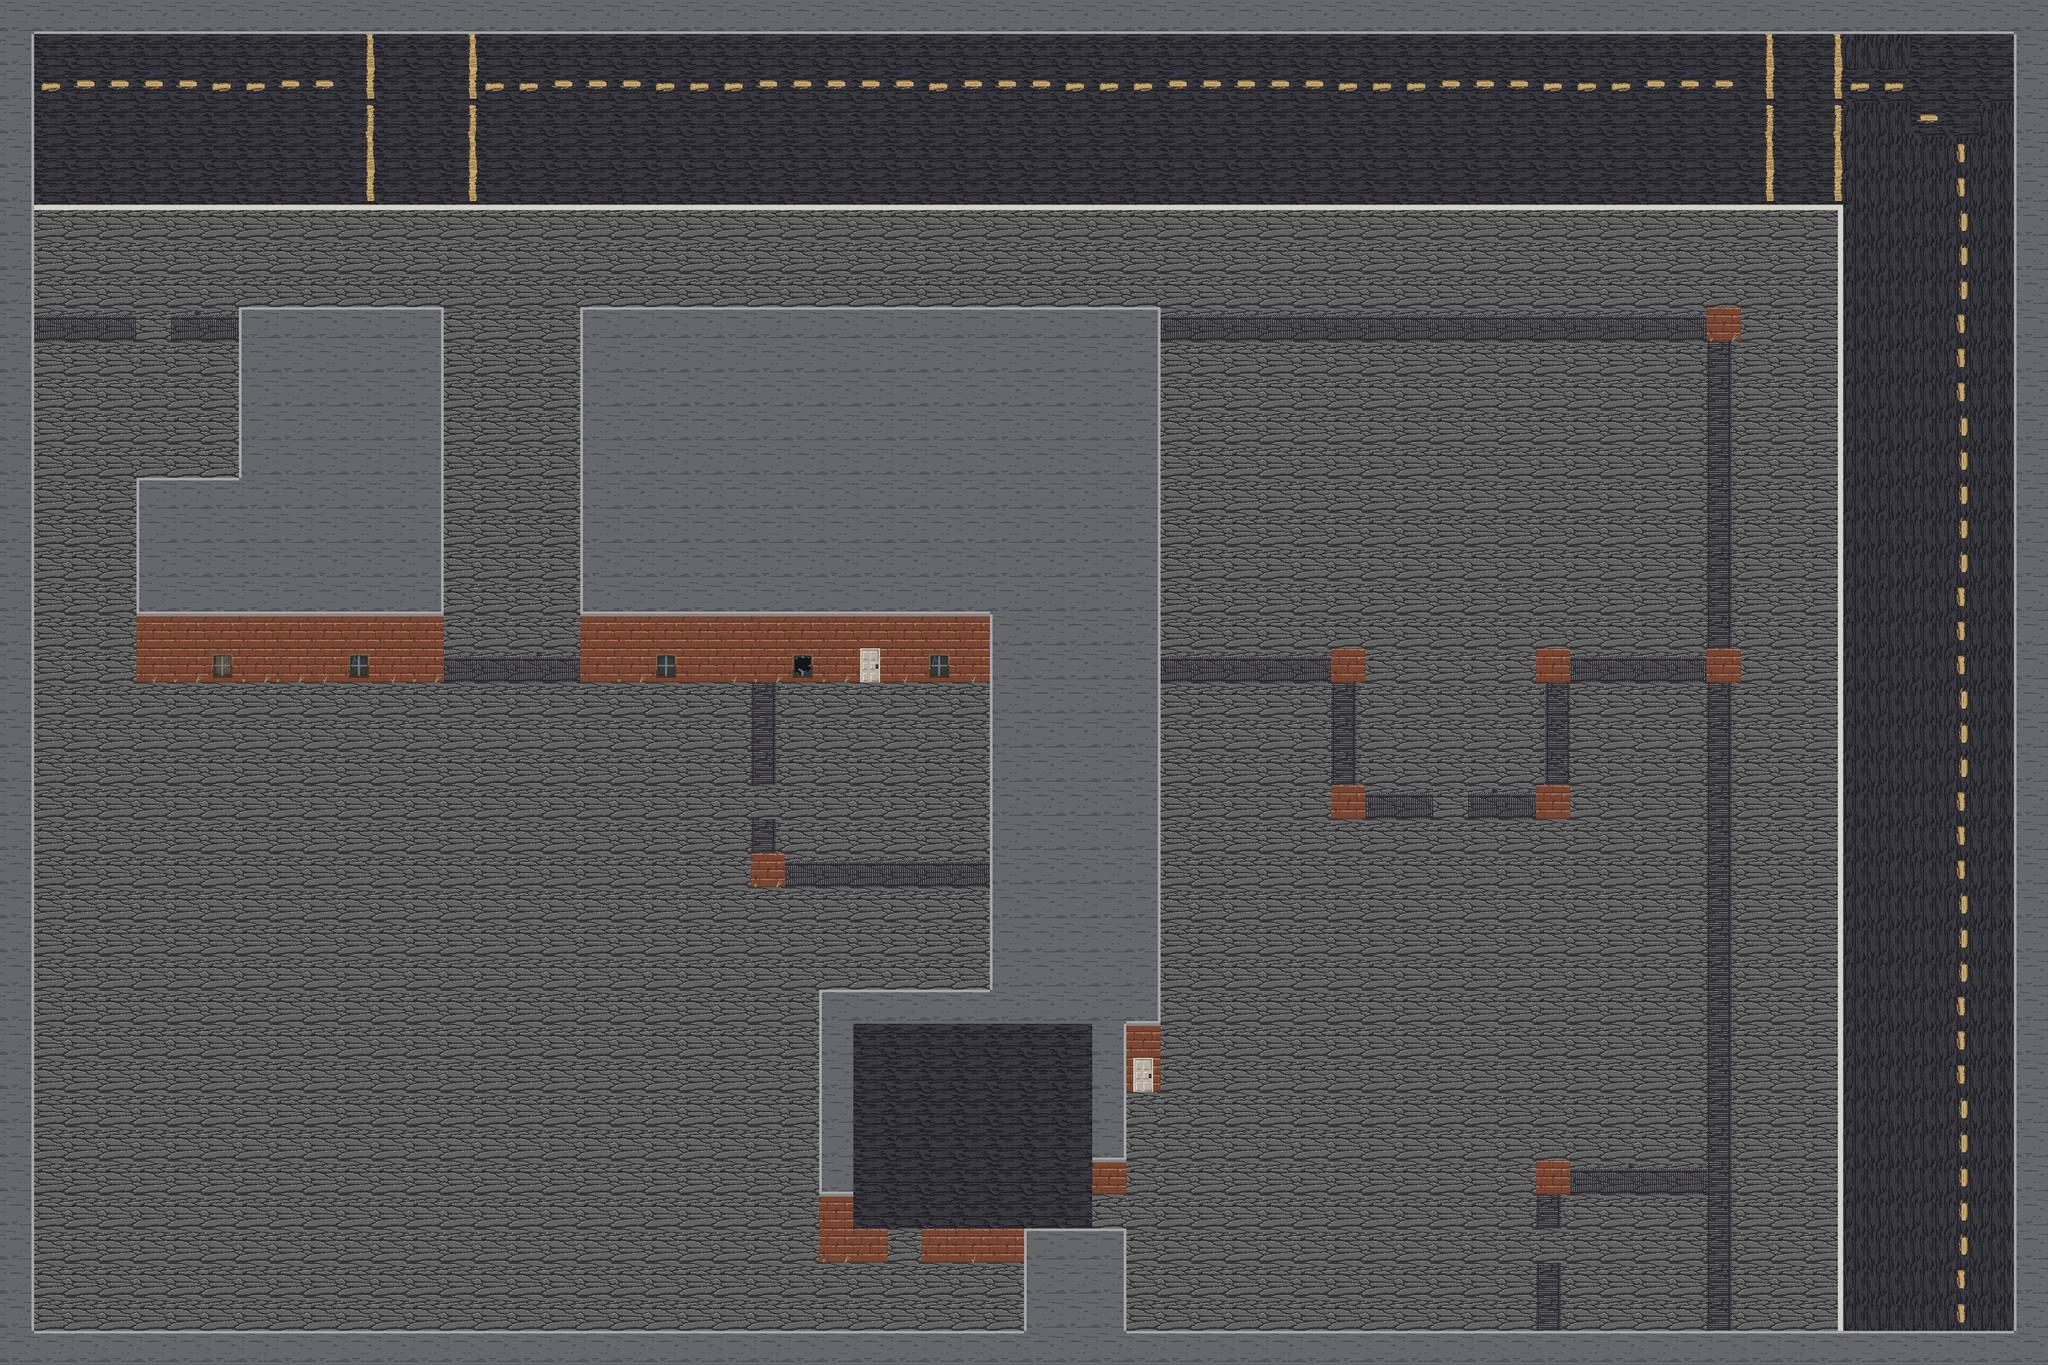

The image is a tile-based game level rendered from a .tmx file. Its description and source (layers, tilesets, objects; grid data summarised) follow:
An orthogonal 60x40 tile map with 64x64 px tiles, 2 tile layers (Floors, Walls), 5 tilesets and 298 objects (189x trash_bag, 17x glass_shards, 11x can_dirty, 9x lamp_top_l, 9x lamp_bottom_l, ...).

<map version="1.10" tiledversion="1.11.2" orientation="orthogonal" renderorder="right-down" width="60" height="40" tilewidth="64" tileheight="64" infinite="0" nextlayerid="8" nextobjectid="547">
 <editorsettings>
  <export target="world.json" format="json" />
 </editorsettings>
 <tileset firstgid="1" name="fucked_up_chungus_world" tilewidth="64" tileheight="64" tilecount="2" columns="2">
  <image source="tileset.png" trans="ff00ff" width="128" height="64" />
 </tileset>
 <tileset firstgid="3" name="grungy_ass_town" tilewidth="64" tileheight="64" tilecount="64" columns="8">
  <image source="Town_Tileset_LD58.png" trans="ff00ff" width="512" height="512" />
 </tileset>
 <tileset firstgid="67" name="trash_can" tilewidth="64" tileheight="64" tilecount="4" columns="4">
  <image source="../trash_can.png" trans="ff00ff" width="256" height="64" />
 </tileset>
 <tileset firstgid="71" name="bouncer" tilewidth="64" tileheight="64" tilecount="1" columns="1">
  <image source="../bouncer_neutral.png" trans="ff00ff" width="64" height="64" />
 </tileset>
 <tileset firstgid="72" name="decor" tilewidth="64" tileheight="64" tilecount="16" columns="2">
  <image source="../decor.png" trans="ff00ff" width="128" height="512" />
 </tileset>
 <layer id="1" name="Floors" width="60" height="40">
  <data>[2400 cells, 2400 non-empty, 10 distinct tile ids]</data>
 </layer>
 <layer id="6" name="Walls" width="60" height="40">
  <data>[2400 cells, 646 non-empty, 20 distinct tile ids]</data>
 </layer>
 <objectgroup id="7" name="decor" visible="0">
  <object id="32" name="can_dirty" gid="86" x="85.4852" y="853.571" width="51.901" height="51.901" />
  <object id="33" name="can_dirty" gid="86" x="92.581" y="868.776" width="51.901" height="51.901" />
  <object id="34" name="can_dirty" gid="86" x="104.137" y="869.384" width="51.901" height="51.901" />
  <object id="35" name="can_dirty" gid="86" x="80.4167" y="868.776" width="51.901" height="51.901" />
  <object id="36" name="can_dirty" gid="86" x="96.8385" y="854.787" width="51.901" height="51.901" />
  <object id="38" name="glass_shards" gid="72" x="324.5" y="867.333" width="64" height="64" />
  <object id="39" name="glass_shards" gid="2147483720" x="282.167" y="751.5" width="76.6667" height="64" />
  <object id="40" name="glass_shards" gid="2147483720" x="72.3334" y="760" width="69.6667" height="61" />
  <object id="41" name="glass_shards" gid="72" x="81.1667" y="742.167" width="64" height="64" />
  <object id="44" name="lamp_top_l" gid="77" x="1088" y="512" width="64" height="64" />
  <object id="45" name="lamp_bottom_l" gid="79" x="1088" y="576" width="64" height="64" />
  <object id="46" name="lamp_bottom_r" gid="80" x="770" y="579" width="64" height="64" />
  <object id="47" name="lamp_top_r" gid="78" x="770" y="515" width="64" height="64" />
  <object id="48" name="trash_bag" gid="74" x="372.667" y="709.333" width="64" height="64" />
  <object id="51" name="trash_bag" gid="2147483722" x="342.667" y="708.333" width="72.3333" height="56" />
  <object id="52" name="can_clean" gid="84" x="91.5673" y="838.568" width="51.901" height="51.901" />
  <object id="63" name="entrance" gid="83" x="258" y="939" width="64" height="64" />
  <object id="66" name="can_dirty" gid="86" x="453.333" y="636" width="64" height="64" />
  <object id="67" name="can_dirty" gid="86" x="470" y="645.333" width="64" height="64" />
  <object id="69" name="can_clean" gid="84" x="1105.25" y="761" width="64" height="188" />
  <object id="70" name="can_clean" gid="84" x="1116" y="708.75" width="64" height="141" />
  <object id="71" name="can_clean" gid="84" x="1104.67" y="699.833" width="64" height="171.333" />
  <object id="85" name="can_dirty" gid="86" x="1760.98" y="1586.74" width="51.901" height="51.901" />
  <object id="86" name="can_dirty" gid="86" x="1771.41" y="1582.61" width="51.901" height="51.901" />
  <object id="87" name="can_dirty" gid="86" x="1738.3" y="1534.88" width="51.901" height="51.901" rotation="90" />
  <object id="88" name="can_dirty" gid="86" x="1803.67" y="1384.62" width="51.901" height="51.901" />
  <object id="89" name="glass_shards" gid="72" x="1778" y="1453.17" width="64" height="64" />
  <object id="90" name="glass_shards" gid="2147483720" x="1529.67" y="1162.17" width="76.6667" height="64" />
  <object id="91" name="glass_shards" gid="2147483720" x="1324.83" y="1489.67" width="69.6667" height="61" />
  <object id="92" name="glass_shards" gid="72" x="1333.67" y="1471.83" width="64" height="64" />
  <object id="93" name="trash_bag" gid="74" x="1662.67" y="1303.5" width="64" height="64" />
  <object id="94" name="trash_bag" gid="2147483722" x="1632.67" y="1302.5" width="72.3333" height="56" />
  <object id="95" name="can_clean" gid="84" x="1653.4" y="1319.74" width="51.901" height="51.901" />
  <object id="102" name="trash_bag" gid="74" x="3277" y="1316" width="64" height="64" />
  <object id="103" name="trash_bag" gid="74" x="3278.5" y="1300" width="64" height="64" />
  <object id="104" name="trash_bag" gid="74" x="3280.75" y="1287" width="64" height="64" />
  <object id="105" name="trash_bag" gid="74" x="3282.25" y="1271" width="64" height="64" />
  <object id="106" name="trash_bag" gid="74" x="3284.75" y="1260" width="64" height="64" />
  <object id="107" name="trash_bag" gid="74" x="3286.25" y="1244" width="64" height="64" />
  <object id="108" name="trash_bag" gid="74" x="3304.25" y="1278.5" width="64" height="64" />
  <object id="109" name="trash_bag" gid="74" x="3326.5" y="1277.75" width="64" height="64" />
  <object id="110" name="trash_bag" gid="74" x="3336.63" y="1317.75" width="64" height="64" />
  <object id="111" name="trash_bag" gid="74" x="3338.13" y="1301.75" width="64" height="64" />
  <object id="112" name="trash_bag" gid="74" x="3340.38" y="1288.75" width="64" height="64" />
  <object id="113" name="trash_bag" gid="74" x="3341.88" y="1272.75" width="64" height="64" />
  <object id="114" name="trash_bag" gid="74" x="3344.38" y="1261.75" width="64" height="64" />
  <object id="115" name="trash_bag" gid="74" x="3345.88" y="1245.75" width="64" height="64" />
  <object id="116" name="trash_bag" gid="74" x="3383.88" y="1325" width="64" height="64" />
  <object id="117" name="trash_bag" gid="74" x="3385.38" y="1309" width="64" height="64" />
  <object id="118" name="trash_bag" gid="74" x="3387.63" y="1296" width="64" height="64" />
  <object id="119" name="trash_bag" gid="74" x="3389.13" y="1280" width="64" height="64" />
  <object id="121" name="trash_bag" gid="74" x="3391.63" y="1246.25" width="64" height="64" />
  <object id="122" name="trash_bag" gid="74" x="3269.04" y="1434.33" width="64" height="64" />
  <object id="123" name="trash_bag" gid="74" x="3270.54" y="1418.33" width="64" height="64" />
  <object id="124" name="trash_bag" gid="74" x="3272.79" y="1405.33" width="64" height="64" />
  <object id="125" name="trash_bag" gid="74" x="3274.29" y="1389.33" width="64" height="64" />
  <object id="126" name="trash_bag" gid="74" x="3276.79" y="1378.33" width="64" height="64" />
  <object id="127" name="trash_bag" gid="74" x="3278.29" y="1362.33" width="64" height="64" />
  <object id="128" name="trash_bag" gid="74" x="3349.71" y="1439.33" width="64" height="64" />
  <object id="129" name="trash_bag" gid="74" x="3351.21" y="1423.33" width="64" height="64" />
  <object id="130" name="trash_bag" gid="74" x="3353.46" y="1410.33" width="64" height="64" />
  <object id="131" name="trash_bag" gid="74" x="3354.96" y="1394.33" width="64" height="64" />
  </objectgroup>
 <objectgroup id="5" name="doors">
  <!-- 42 objects omitted --></objectgroup>
 <objectgroup id="3" name="trash_cans">
  <!-- 36 objects omitted --></objectgroup>
 <objectgroup id="4" name="bouncers">
  <properties>
   <property name="connected_door" type="object" value="20" />
  </properties>
  <!-- 5 objects omitted --></objectgroup>
</map>
<!-- 236 of 298 objects omitted -->
